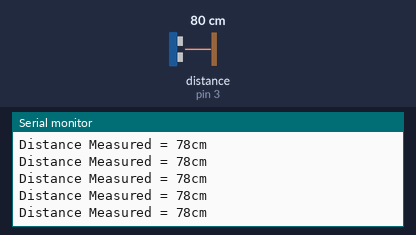
The sketch below on a simulated Arduino Uno, built with avr-gcc and run on an emulated ATmega328P. On the bench: the last lines printed to the serial monitor. Wiring (inferred from the names in the program): ultrasonic range finder: trigger pin 5; echo pin 3. The test bench sets the inputs (shaded band); at power-on: distance to the obstacle (sensor on pin 3) 80 cm. The echo pulse lasts 58.3 µs per cm.

Above: at 1.2 s.
1.3 s: distance to the obstacle (sensor on pin 3) set to 2 cm
At 2.1 s:
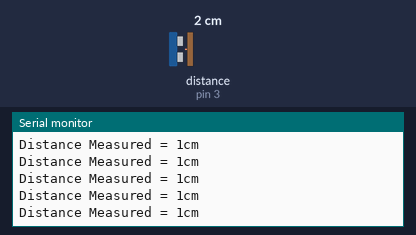
4.3 s: distance to the obstacle (sensor on pin 3) set to 18 cm
At 5.2 s:
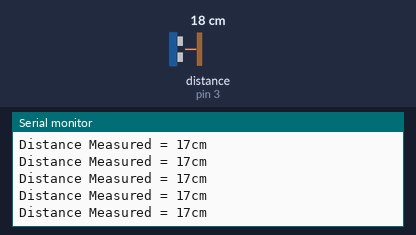
7.3 s: distance to the obstacle (sensor on pin 3) set to 4 cm
At 8.3 s:
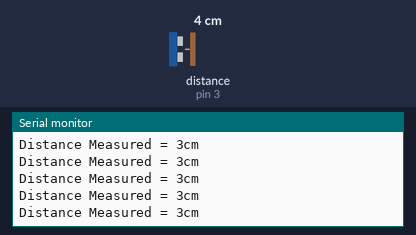
10.3 s: distance to the obstacle (sensor on pin 3) set to 35 cm
At 11.3 s:
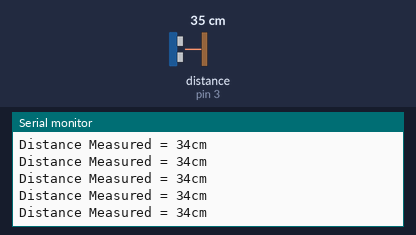
13.3 s: distance to the obstacle (sensor on pin 3) set to 9 cm
At 14.0 s:
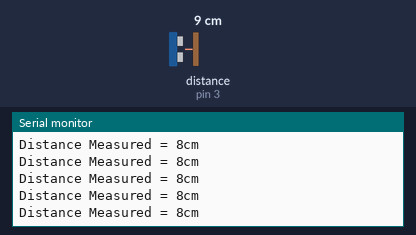
16.3 s: distance to the obstacle (sensor on pin 3) set to 60 cm
At 17.3 s:
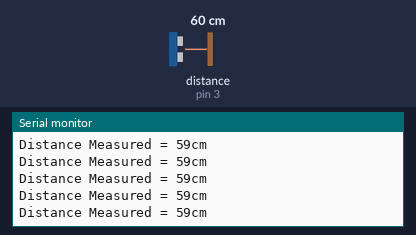
Timing chart, 0 to 19.3 s (numbered marks = the images above; inputs shaded):
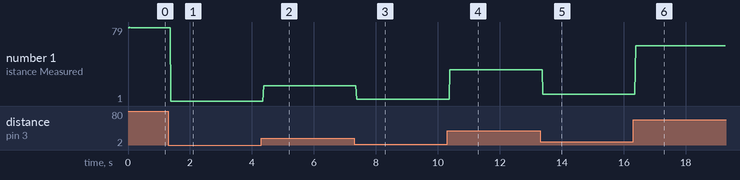

Measured:
- after the input at 1.3 s, the serial monitor: prints a new line after 0.08 s (image 1)
- after the input at 4.3 s, the serial monitor: prints a new line after 0.07 s (image 2)
- after the input at 7.3 s, the serial monitor: prints a new line after 0.08 s (image 3)
- after the input at 10.3 s, the serial monitor: prints a new line after 0.09 s (image 4)
- after the input at 13.3 s, the serial monitor: prints a new line after 0.09 s (image 5)
- after the input at 16.3 s, the serial monitor: prints a new line after 0.08 s (image 6)
- plotted number 1: 78 → 1 after the input at 1.3 s, 1 → 17 after the input at 4.3 s, 17 → 3 after the input at 7.3 s, 3 → 34 after the input at 10.3 s, 34 → 8 after the input at 13.3 s

The sketch:

sieuam_base.ino
```cpp
const int trigPin = 5;
const int echoPin = 3;
long duration;
int distance;

void setup() {
  pinMode(trigPin, OUTPUT);
  pinMode(echoPin, INPUT);
  Serial.begin(9600);

}

void loop() {
  digitalWrite(trigPin,LOW);
  delayMicroseconds(2);

  digitalWrite(trigPin,HIGH);
  delayMicroseconds(10);
  digitalWrite(trigPin,LOW);
  duration = pulseIn(echoPin,HIGH);

  distance = duration*0.034/2;
  Serial.print("Distance Measured = ");
  Serial.print(distance);
  Serial.println("cm");

}
```
